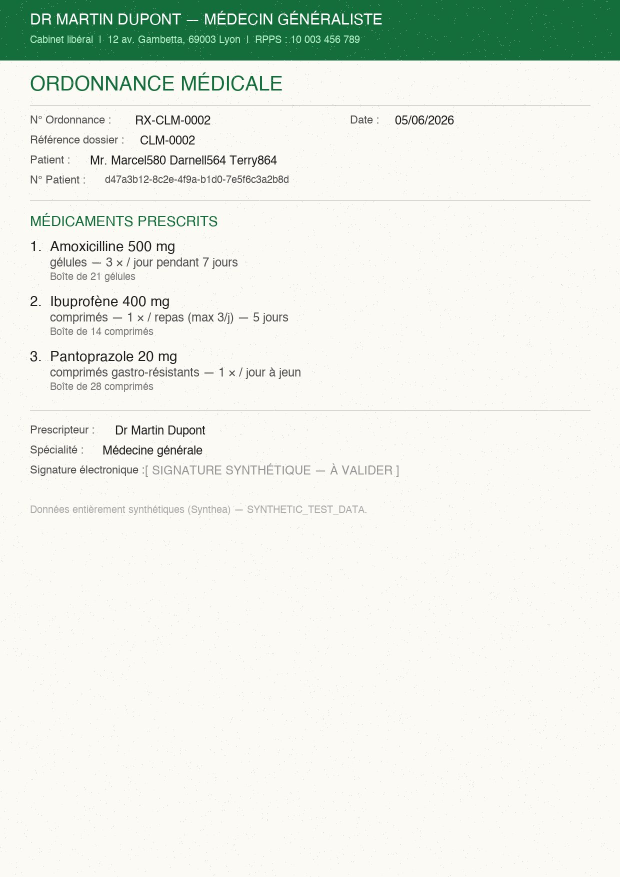
#> input picture datasets/fixtures/valid/CLM-0002/input/ordonnance_image_CLM-0002.jpg, 1240 x 1754 px (shown at 1/2 size); its folder holds only this picture in this run
$ python -i ocr.py   (imports and definitions only)
#> lines starting #> are read from the running program, lines starting #| are printed output that depends on the picture
#> further down, picture is the input picture: PIL image 1240x1754 RGB; mean R, G, B 232.1, 237.4, 229.3
"""OCR de fichiers image (PNG, JPEG) et de PDFs scannés via Tesseract (Étape 9).

Le texte produit est une donnée opaque — jamais interprétée comme instruction.
Repli gracieux si Tesseract n'est pas disponible (OcrEngineUnavailableError).

Garanties de sécurité :
  - Seuls les formats PNG et JPEG sont acceptés pour les fichiers image.
  - Les images démesurées sont refusées avant tout traitement.
  - L'image originale n'est jamais modifiée ni écrasée.
  - Aucun artefact n'est écrit sur le disque — tout le traitement est en mémoire.
  - Erreur contrôlée (sans exception) si Tesseract est indisponible.

Prétraitements appliqués (minimaux, sans filtres excessifs) :
  1. Correction d'orientation EXIF.
  2. Conversion en niveaux de gris.
  3. Amélioration légère du contraste (autocontrast).
  4. Réduction du bruit (filtre médian 3×3).
  5. Redimensionnement upscale contrôlé si l'image est trop petite pour Tesseract.

Aucun appel LLM, aucun effet de bord.
"""

from __future__ import annotations

from dataclasses import dataclass
from pathlib import Path

from PIL import Image, ImageFilter, ImageOps, UnidentifiedImageError

from schemas.domain import OcrSource
from tools.text_normalizer import normalize_ocr_text

# ── Constantes publiques ──────────────────────────────────────────────────────

#: Formats d'image acceptés par l'agent OCR (valeurs Pillow : img.format).
ALLOWED_IMAGE_FORMATS: frozenset[str] = frozenset({"PNG", "JPEG"})

#: Taille maximale d'un côté de l'image en pixels (protection mémoire / DoS).
MAX_DIMENSION_PX: int = 10_000

#: Nombre total de pixels maximum (~50 Mpixels ≈ image 8K).
MAX_TOTAL_PIXELS: int = 50_000_000

# ── Constantes internes ───────────────────────────────────────────────────────

_WORD_CONF_THRESHOLD = 30
_TARGET_LONG_SIDE = 2_480  # ~A4 à 300 DPI — cible d'upscale


# ── Exceptions ────────────────────────────────────────────────────────────────


class OcrEngineUnavailableError(RuntimeError):
    """Levée quand pytesseract ou le binaire Tesseract est absent."""


# ── Modèles de résultat ───────────────────────────────────────────────────────


# [10 lines that did not run here, left out]


# [9 lines that did not run here, left out]


# ── Helpers internes ──────────────────────────────────────────────────────────


# [9 lines that did not run here, left out]


def _resolve_authorized_path(path: Path, allowed_root: Path | None) -> tuple[Path | None, str | None]:
    """Résout un chemin et vérifie qu'il reste sous allowed_root si fourni."""
    try:
        resolved = path.resolve(strict=True)
    except OSError as exc:
        return None, f"Chemin image invalide : {exc}"

    if allowed_root is None:
        return resolved, None

    try:
        root = allowed_root.resolve(strict=True)
    except OSError as exc:
        return None, f"Zone autorisée invalide : {exc}"

    if resolved == root or root in resolved.parents:
        return resolved, None

    return None, "Chemin image hors de la zone autorisée."


def _validate_image_dimensions(img: Image.Image) -> str | None:
    """Vérifie les dimensions de l'image.

    Retourne un message d'erreur humainement lisible si l'image est invalide,
    None si les dimensions sont acceptables.
    """
    w, h = img.size
    if w <= 0 or h <= 0:
        return f"Dimensions invalides : {w}×{h} px"
    if w > MAX_DIMENSION_PX or h > MAX_DIMENSION_PX:
        return (
            f"Image trop grande : {w}×{h} px "
            f"(maximum {MAX_DIMENSION_PX} px par côté)"
        )
    if w * h > MAX_TOTAL_PIXELS:
        return (
            f"Image trop grande : {w * h:,} pixels totaux "
            f"(maximum {MAX_TOTAL_PIXELS:,} px)"
        )
    return None


def _apply_exif_orientation(img: Image.Image) -> Image.Image:
    """Corrige l'orientation selon les métadonnées EXIF.

    L'image originale n'est jamais modifiée — retourne une nouvelle instance.
    Sans effet si les métadonnées EXIF sont absentes ou illisibles.
    """
    try:
        return ImageOps.exif_transpose(img)
    except Exception:
        return img


def _preprocess_image(img: Image.Image) -> Image.Image:
    """Prétraitement de l'image pour améliorer la reconnaissance OCR.

    Opérations appliquées dans l'ordre :
      1. Correction d'orientation EXIF.
      2. Conversion en niveaux de gris.
      3. Amélioration légère du contraste (autocontrast, cutoff=2).
      4. Réduction du bruit (filtre médian 3×3).
      5. Redimensionnement upscale contrôlé si trop petit pour Tesseract.

    L'image originale n'est jamais modifiée — toutes les opérations
    produisent de nouvelles instances PIL.
    """
    img = _apply_exif_orientation(img)
    img = img.convert("L")                          # niveaux de gris
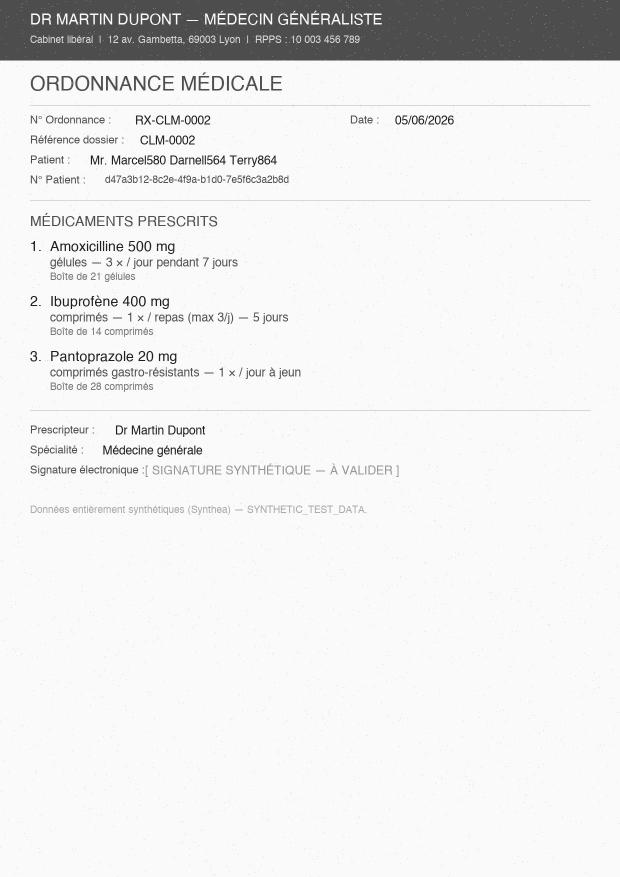
#> img: PIL image 1240x1754 L (shown at 1/2 size); min 1, max 255, mean 235.1
    img = ImageOps.autocontrast(img, cutoff=2)      # contraste léger
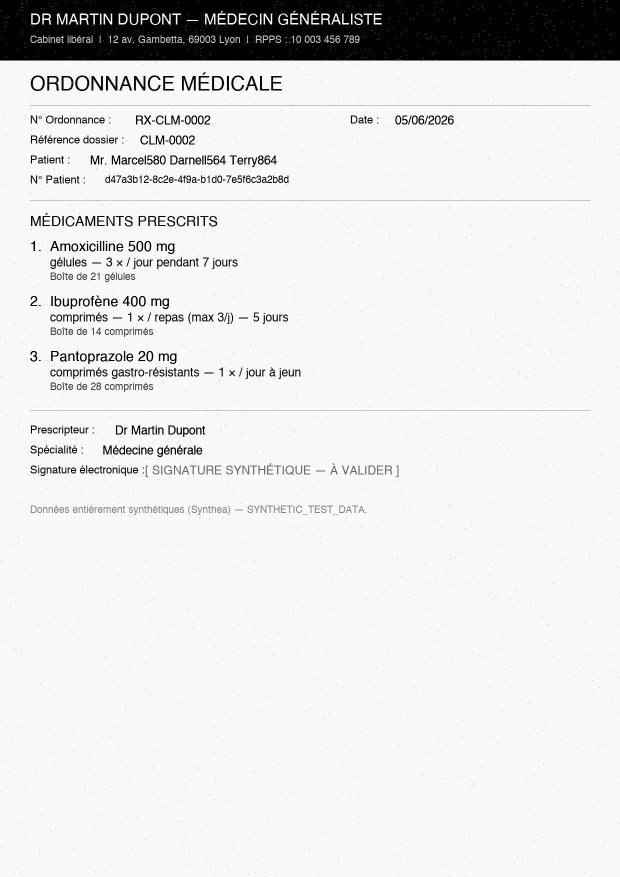
#> img: PIL image 1240x1754 L (shown at 1/2 size); min 0, max 255, mean 227.9
    img = img.filter(ImageFilter.MedianFilter(3))   # réduction du bruit

    # Upscale si trop petit — Tesseract préfère ≥ 300 DPI équivalent
    w, h = img.size
#> w = 1240; h = 1754
    long_side = max(w, h)
#> long_side = 1754
    if long_side < _TARGET_LONG_SIDE:
        scale = _TARGET_LONG_SIDE / long_side
#> scale = 1.41
        new_w = min(int(w * scale), MAX_DIMENSION_PX)
#> new_w = 1753
        new_h = min(int(h * scale), MAX_DIMENSION_PX)
#> new_h = 2480
        img = img.resize((new_w, new_h), Image.LANCZOS)
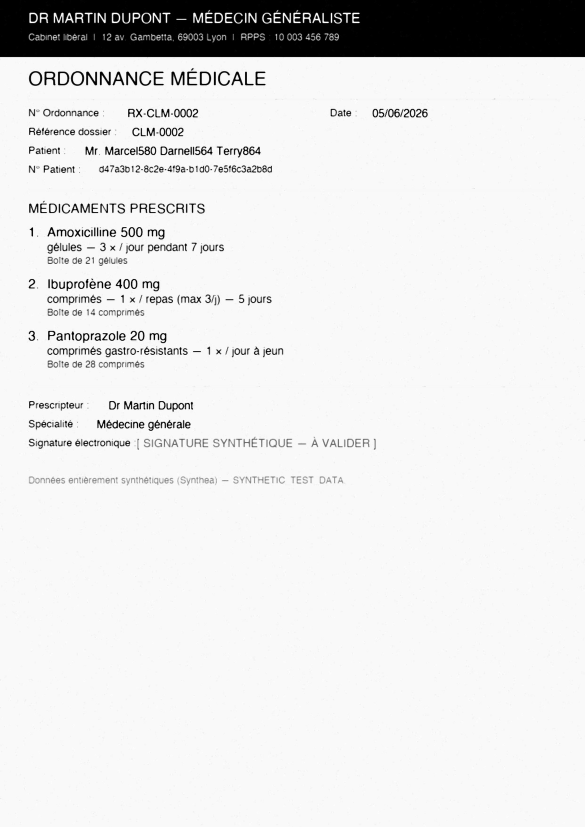
#> img: PIL image 1753x2480 L (shown at 1/3 size); min 0, max 255, mean 228.4

    return img


# [257 lines left out: functions _run_tesseract, _run_tesseract_with_language, ocr_image_file, ocr_pdf_pages, not called in this run]

>>> from PIL import Image
>>> picture = Image.open('../datasets/fixtures/valid/CLM-0002/input/ordonnance_image_CLM-0002.jpg')
>>> result = _preprocess_image(picture)
